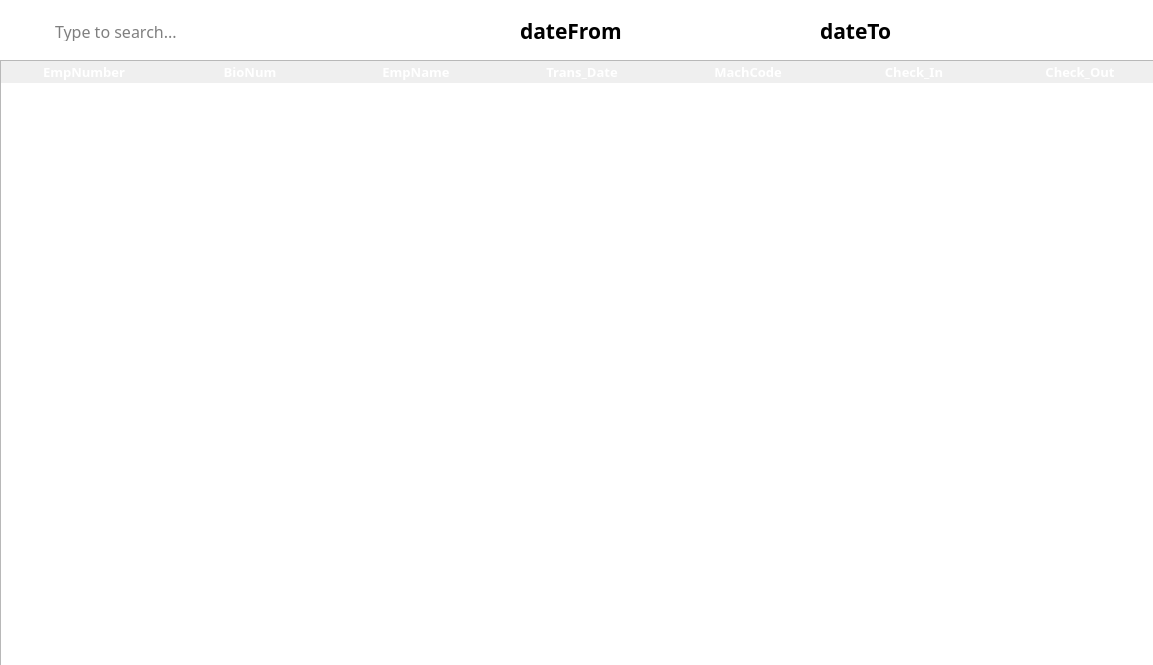
<?xml version="1.0" encoding="UTF-8"?>
<ui version="4.0">
 <class>Dialog</class>
 <widget class="QDialog" name="Dialog">
  <property name="geometry">
   <rect>
    <x>0</x>
    <y>0</y>
    <width>1153</width>
    <height>665</height>
   </rect>
  </property>
  <property name="windowTitle">
   <string>Timecard</string>
  </property>
  <property name="styleSheet">
   <string notr="true">#Dialog{
	background-color: white;
}</string>
  </property>
  <widget class="QTableWidget" name="TimeListTable">
   <property name="geometry">
    <rect>
     <x>0</x>
     <y>60</y>
     <width>1161</width>
     <height>610</height>
    </rect>
   </property>
   <property name="sizePolicy">
    <sizepolicy hsizetype="Fixed" vsizetype="Fixed">
     <horstretch>0</horstretch>
     <verstretch>0</verstretch>
    </sizepolicy>
   </property>
   <property name="font">
    <font>
     <family>Poppins SemiBold</family>
     <pointsize>10</pointsize>
     <weight>75</weight>
     <bold>true</bold>
    </font>
   </property>
   <property name="focusPolicy">
    <enum>Qt::ClickFocus</enum>
   </property>
   <property name="contextMenuPolicy">
    <enum>Qt::DefaultContextMenu</enum>
   </property>
   <property name="styleSheet">
    <string notr="true">/* Header Design */

QHeaderView::section {
	font-family: Poppins;
	font-weight: bold;
	font-size: 13px;
	color: white;
	background-color: &quot;#344273&quot;;
	border: none;
}

/* Style for the selected row */
QTableView::item:selected:active {
	 selection-background-color: &quot;#9DADDF&quot;;
}

/* Style for the alternate row */
QTableWidget {
	alternate-background-color: &quot;#DDDDDD&quot;;
}</string>
   </property>
   <property name="horizontalScrollBarPolicy">
    <enum>Qt::ScrollBarAlwaysOff</enum>
   </property>
   <property name="sizeAdjustPolicy">
    <enum>QAbstractScrollArea::AdjustIgnored</enum>
   </property>
   <property name="editTriggers">
    <set>QAbstractItemView::NoEditTriggers</set>
   </property>
   <property name="tabKeyNavigation">
    <bool>false</bool>
   </property>
   <property name="showDropIndicator" stdset="0">
    <bool>false</bool>
   </property>
   <property name="dragDropOverwriteMode">
    <bool>false</bool>
   </property>
   <property name="alternatingRowColors">
    <bool>true</bool>
   </property>
   <property name="selectionMode">
    <enum>QAbstractItemView::SingleSelection</enum>
   </property>
   <property name="selectionBehavior">
    <enum>QAbstractItemView::SelectRows</enum>
   </property>
   <property name="textElideMode">
    <enum>Qt::ElideRight</enum>
   </property>
   <property name="showGrid">
    <bool>false</bool>
   </property>
   <property name="gridStyle">
    <enum>Qt::SolidLine</enum>
   </property>
   <property name="cornerButtonEnabled">
    <bool>false</bool>
   </property>
   <attribute name="horizontalHeaderVisible">
    <bool>true</bool>
   </attribute>
   <attribute name="horizontalHeaderCascadingSectionResizes">
    <bool>false</bool>
   </attribute>
   <attribute name="horizontalHeaderMinimumSectionSize">
    <number>50</number>
   </attribute>
   <attribute name="horizontalHeaderDefaultSectionSize">
    <number>166</number>
   </attribute>
   <attribute name="horizontalHeaderHighlightSections">
    <bool>true</bool>
   </attribute>
   <attribute name="horizontalHeaderShowSortIndicator" stdset="0">
    <bool>false</bool>
   </attribute>
   <attribute name="horizontalHeaderStretchLastSection">
    <bool>false</bool>
   </attribute>
   <attribute name="verticalHeaderVisible">
    <bool>false</bool>
   </attribute>
   <attribute name="verticalHeaderDefaultSectionSize">
    <number>31</number>
   </attribute>
   <attribute name="verticalHeaderHighlightSections">
    <bool>false</bool>
   </attribute>
   <column>
    <property name="text">
     <string>EmpNumber</string>
    </property>
   </column>
   <column>
    <property name="text">
     <string>BioNum</string>
    </property>
   </column>
   <column>
    <property name="text">
     <string>EmpName</string>
    </property>
    <property name="font">
     <font>
      <pointsize>8</pointsize>
     </font>
    </property>
   </column>
   <column>
    <property name="text">
     <string>Trans_Date</string>
    </property>
   </column>
   <column>
    <property name="text">
     <string>MachCode</string>
    </property>
   </column>
   <column>
    <property name="text">
     <string>Check_In</string>
    </property>
   </column>
   <column>
    <property name="text">
     <string>Check_Out</string>
    </property>
   </column>
  </widget>
  <widget class="QFrame" name="searchBar">
   <property name="geometry">
    <rect>
     <x>10</x>
     <y>10</y>
     <width>361</width>
     <height>41</height>
    </rect>
   </property>
   <property name="focusPolicy">
    <enum>Qt::StrongFocus</enum>
   </property>
   <property name="styleSheet">
    <string notr="true">#searchBar{
	border: 1px solid &quot;#344273&quot;;
	border-radius: 3px; 
}</string>
   </property>
   <property name="frameShape">
    <enum>QFrame::StyledPanel</enum>
   </property>
   <property name="frameShadow">
    <enum>QFrame::Raised</enum>
   </property>
   <widget class="QLineEdit" name="txtSearch">
    <property name="geometry">
     <rect>
      <x>43</x>
      <y>10</y>
      <width>301</width>
      <height>21</height>
     </rect>
    </property>
    <property name="font">
     <font>
      <family>Poppins</family>
      <pointsize>12</pointsize>
     </font>
    </property>
    <property name="focusPolicy">
     <enum>Qt::ClickFocus</enum>
    </property>
    <property name="styleSheet">
     <string notr="true">#txtSearch{

}</string>
    </property>
    <property name="text">
     <string/>
    </property>
    <property name="frame">
     <bool>false</bool>
    </property>
    <property name="placeholderText">
     <string>Type to search...</string>
    </property>
   </widget>
   <widget class="QLabel" name="searchIcon">
    <property name="geometry">
     <rect>
      <x>10</x>
      <y>10</y>
      <width>31</width>
      <height>21</height>
     </rect>
    </property>
    <property name="styleSheet">
     <string notr="true">#searchIcon{
	background-color: white;
}</string>
    </property>
    <property name="text">
     <string/>
    </property>
    <property name="pixmap">
     <pixmap>../../FILE201/Resources/Icons/search.svg</pixmap>
    </property>
    <property name="scaledContents">
     <bool>false</bool>
    </property>
    <property name="alignment">
     <set>Qt::AlignCenter</set>
    </property>
   </widget>
  </widget>
  <widget class="QLabel" name="lblDateFrom">
   <property name="geometry">
    <rect>
     <x>520</x>
     <y>20</y>
     <width>191</width>
     <height>21</height>
    </rect>
   </property>
   <property name="font">
    <font>
     <family>Poppins</family>
     <pointsize>16</pointsize>
     <weight>75</weight>
     <bold>true</bold>
    </font>
   </property>
   <property name="text">
    <string>dateFrom</string>
   </property>
  </widget>
  <widget class="QLabel" name="lblDateTo">
   <property name="geometry">
    <rect>
     <x>820</x>
     <y>20</y>
     <width>191</width>
     <height>21</height>
    </rect>
   </property>
   <property name="font">
    <font>
     <family>Poppins</family>
     <pointsize>16</pointsize>
     <weight>75</weight>
     <bold>true</bold>
    </font>
   </property>
   <property name="text">
    <string>dateTo</string>
   </property>
  </widget>
 </widget>
 <resources/>
 <connections/>
</ui>
